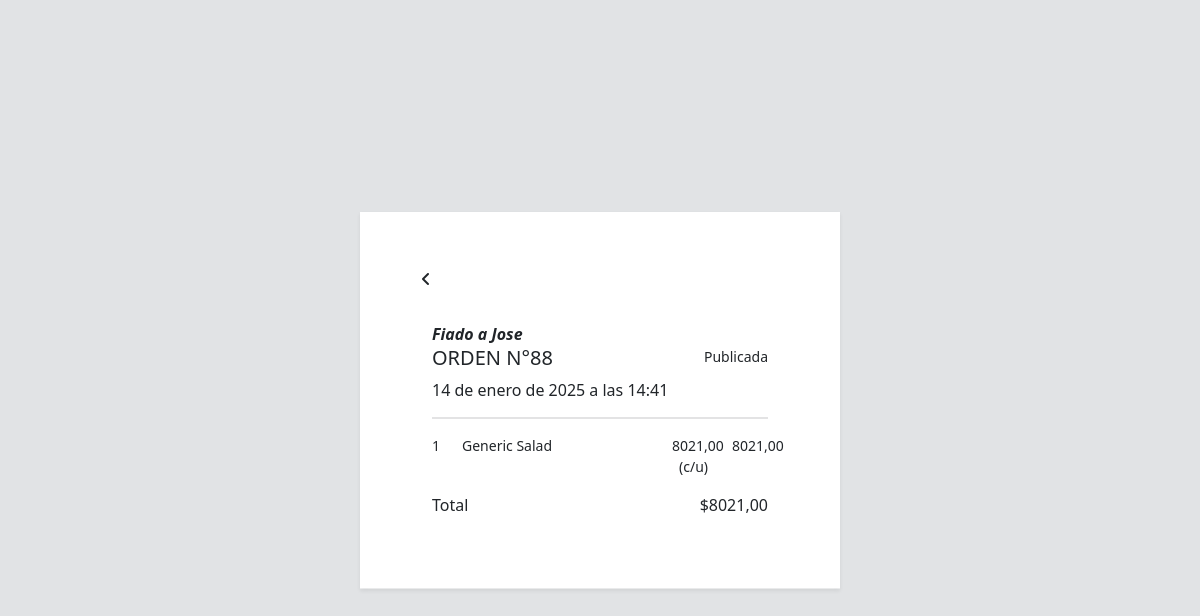
The app's page /order?order=88 with its own data.
### inventory/models.py (models this page shows, shortened)
class SaleOrder(models.Model):
    options = [
        (1, "Borrador"),
        (2, "Publicada"),
        (3, "Eliminada")
    ]
    date = models.DateTimeField(default=timezone.now)
    customer = models.ForeignKey(Customer, on_delete=models.SET_NULL, null=True)
    status = models.IntegerField(choices=options, default=1)
    registered = models.BooleanField(default=False)

class Customer(models.Model):
    name = models.CharField(max_length=128)

class OrderItem(models.Model):
    order = models.ForeignKey(SaleOrder, on_delete=models.CASCADE)
    product = models.ForeignKey(Product, on_delete=models.SET_NULL, null=True)
    quantity = models.PositiveIntegerField()
    price = models.DecimalField(max_digits=10, decimal_places=2)
    buy_price = models.IntegerField(default=0) #Consulta el precio actual de compra del producto

class Product(models.Model):
    name = models.CharField(max_length=128)
    price = models.FloatField(default=0.0)
    sell_price = models.FloatField(default=0.0)
    stock = models.IntegerField(default=0)
    description = models.TextField(null=True, default=None)
    vendor = models.ForeignKey(Vendor, on_delete=models.SET_NULL, null=True)
    category = models.ForeignKey(Category, on_delete=models.SET_NULL, null=True)
    bar_code = models.CharField(max_length=20, default=0)

### inventory/views.py (the view)
# urls.py: path('order', views.orderView, name='orderView'),
def orderView(request):
    if request.method == 'GET' and request.GET.get('order'):
        order_id = request.GET.get('order')
        order = SaleOrder.objects.get(id=order_id)
        order_items = OrderItem.objects.filter(order=order)
        total = 0
        if order_items:
            for item in order_items:
                actual_price = item.price * item.quantity
                total += actual_price
            for item in order_items:
                item.total_price = item.price * item.quantity
        return render(request, "orderView.html", {"order": order, "order_items": order_items, "total": total})
    else:
        return redirect('/pos')

### inventory/templates/orderView.html (shortened to what this page needs)
<!DOCTYPE html>
<html lang="en">
    <head>
        {% load static %}
        <link rel="stylesheet" href="{% static 'css/bootstrap.min.css' %}">
        <link rel="stylesheet" href="{% static 'css/main.css' %}">
        <link rel="stylesheet" href="{% static 'css/simple-line-icons.css' %}">
        <link rel="stylesheet" href="{% static 'css/font-awesome.css' %}">
        <link rel="stylesheet" href="{% static 'css/styles.css' %}">
        <link rel="stylesheet" href="{% static 'css/dataTables.bootstrap4.css' %}">
        <link rel="stylesheet" href="{% static 'css/font-awesome/css/all.css' %}">
    </head>
<body class="bg-secondary" style="--bs-bg-opacity: .20;">
    <div class="container-fluid" style="height: 100vh; width: 100vw; overflow: hidden;">
        <div class="modal-content position-absolute top-50 start-50 translate-middle shadow-sm p-5" style="width: 40vw; background-color: white; max-height: 80vh; overflow-y:auto;">
            <div class="modal-body ">
                <div class="text-right"><a href="/pos?page=1" class="btn"><i class="fas fa-angle-left" data-dismiss="modal"></i></a> </div>
                <div class="px-4 py-4">
                    <div class="row mb-2">
                        {% if order.customer %}
                        <div class="col-12"><span class="theme-color"><b><em>Fiado a {{order.customer.name}}</em></b></span></div>
                        {% endif %}
                        <div class="col-6"><h5 class="text-uppercase">Orden N°{{order.id}}</h5></div>
                        <div class="col-6 d-flex justify-content-end"><small>{{order.get_status_display}}</small></div>
                        <div class="col-12"><span class="theme-color">{{order.date}}</span></div>
                    </div>
                <div class="mb-3">
                    <hr class="new1">
                </div>
                {% for item in order_items %}
                    <div class="d-flex justify-content-between row">
                        <small class="col-1">{{item.quantity}}</small>
                        <small class="col-7">{{item.product.name}}</small>
                        <small class="col-2 text-end">{{item.price}} (c/u)</small>
                        <small class="col-2 text-end">{{item.total_price}}</small>
                    </div>
                {% endfor %}
                <div class="d-flex justify-content-between mt-3">
                    <span class="font-weight-bold text-end">Total</span>
                    <span class="font-weight-bold theme-color">${{total}}</span>
                </div>
                </div>
            </div>
        </div>
    </div>
</body>
</html>

### inventory/static/css/styles.css (style rules this page uses)
html { position: relative; min-height: 100%; }
body { height: 100%; }
:root { --input-padding-x: 0.75rem; --input-padding-y: 0.75rem; }

### records on screen
SaleOrder: customer.name "Jose", id "88", status "Publicada", date "14 de enero de 2025 a las 14:41"
OrderItem: quantity "1", product.name "Generic Salad", price "8021,00", total_price "8021,00"

### other values on screen
{{ total }} "8021,00"
